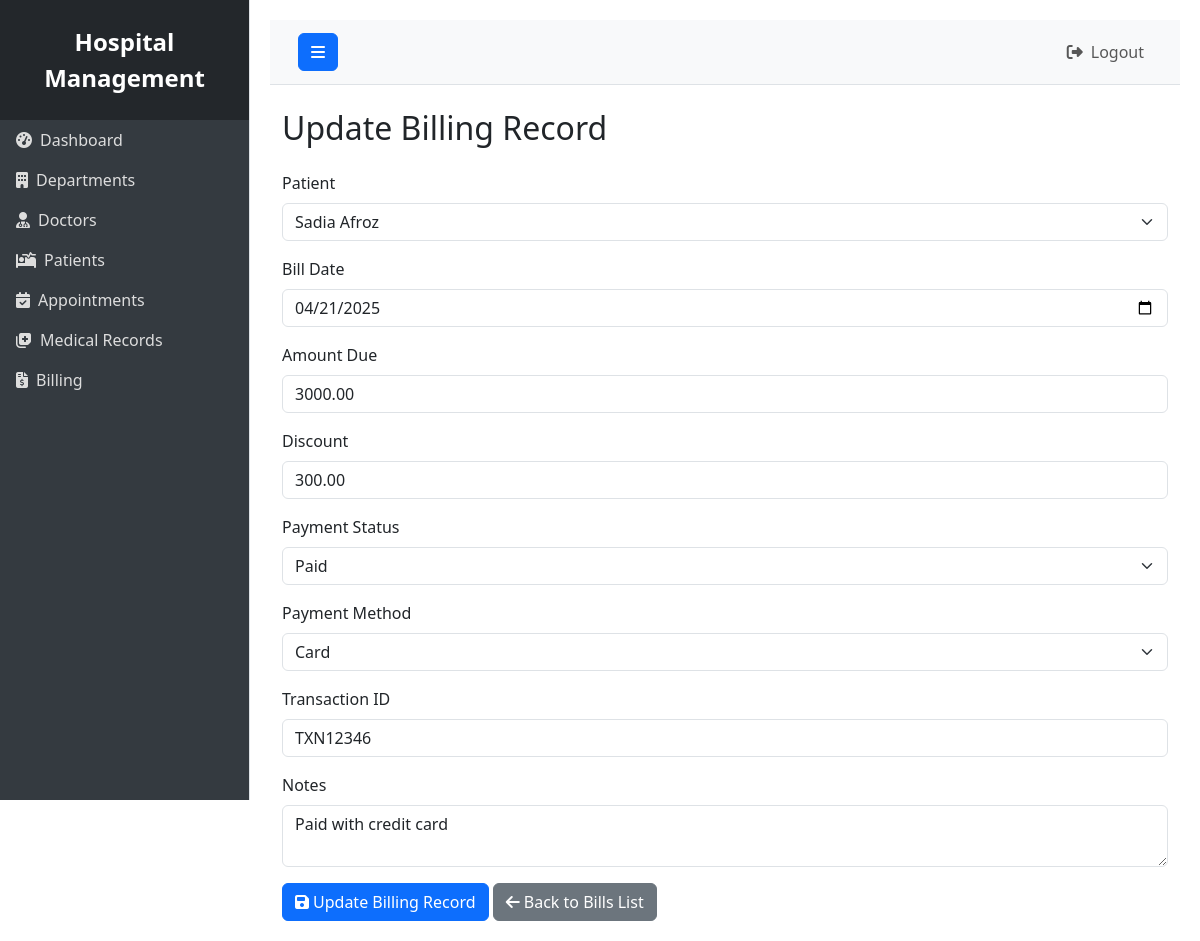
/billing/update.php?id=2 (signed in), run on the app's committed database.
### tables this page shows
CREATE TABLE `Billing` (
  `bill_id` int(11) NOT NULL,
  `patient_id` int(11) NOT NULL,
  `bill_date` date NOT NULL,
  `amount_due` decimal(10,2) NOT NULL,
  `discount` decimal(10,2) DEFAULT 0.00,
  `total_amount` decimal(10,2) GENERATED ALWAYS AS (`amount_due` - `discount`) STORED,
  `payment_status` enum('paid','unpaid','partial') DEFAULT 'unpaid',
  `payment_method` enum('cash','card','insurance','online') DEFAULT NULL,
  `transaction_id` varchar(100) DEFAULT NULL,
  `notes` text DEFAULT NULL
);

### billing/update.php (the view, shortened to what this page needs)
<?php
include('../includes/header.php');
include('../includes/sidebar.php');
include('../db.php');
$id = $_GET['id'];
$query = "SELECT * FROM Billing WHERE bill_id='$id'";
$result = $conn->query($query);
$bill = $result->fetch_assoc();
$patientQuery = "SELECT patient_id, CONCAT(first_name, ' ', last_name) AS patient_name FROM Patients";
$patientResult = $conn->query($patientQuery);
?>
<div class="container-fluid mt-4">
    <h2 class="mb-4">Update Billing Record</h2>
    <form method="post" action="">
        <div class="mb-3">
            <label for="patient_id" class="form-label">Patient</label>
            <select name="patient_id" id="patient_id" class="form-select" required>
                <?php while ($patient = $patientResult->fetch_assoc()) { ?>
                    <option value="<?php echo htmlspecialchars($patient['patient_id']); ?>" <?php if ($patient['patient_id'] == $bill['patient_id']) echo 'selected'; ?>>
                        <?php echo htmlspecialchars($patient['patient_name']); ?>
                    </option>
                <?php } ?>
            </select>
        </div>
        <div class="mb-3">
            <label for="bill_date" class="form-label">Bill Date</label>
            <input type="date" name="bill_date" id="bill_date" class="form-control" value="<?php echo htmlspecialchars($bill['bill_date']); ?>" required>
        </div>
        <div class="mb-3">
            <label for="amount_due" class="form-label">Amount Due</label>
            <input type="number" step="0.01" name="amount_due" id="amount_due" class="form-control" value="<?php echo htmlspecialchars($bill['amount_due']); ?>" required>
        </div>
        <div class="mb-3">
            <label for="discount" class="form-label">Discount</label>
            <input type="number" step="0.01" name="discount" id="discount" class="form-control" value="<?php echo htmlspecialchars($bill['discount']); ?>" required>
        </div>
        <div class="mb-3">
            <label for="payment_status" class="form-label">Payment Status</label>
            <select name="payment_status" id="payment_status" class="form-select" required>
                <option value="paid" <?php if ($bill['payment_status'] == 'paid') echo 'selected'; ?>>Paid</option>
            </select>
        </div>
        <div class="mb-3">
            <label for="payment_method" class="form-label">Payment Method</label>
            <select name="payment_method" id="payment_method" class="form-select">
                <option value="card" <?php if ($bill['payment_method'] == 'card') echo 'selected'; ?>>Card</option>
            </select>
        </div>
        <div class="mb-3">
            <label for="transaction_id" class="form-label">Transaction ID</label>
            <input type="text" name="transaction_id" id="transaction_id" class="form-control" value="<?php echo htmlspecialchars($bill['transaction_id']); ?>">
        </div>
        <div class="mb-3">
            <label for="notes" class="form-label">Notes</label>
            <textarea name="notes" id="notes" class="form-control" rows="2"><?php echo htmlspecialchars($bill['notes']); ?></textarea>
        </div>
        <button type="submit" name="update" class="btn btn-primary">
            <i class="fas fa-save me-1"></i>Update Billing Record
        </button>
        <a href="view_bills.php" class="btn btn-secondary">
            <i class="fas fa-arrow-left me-1"></i>Back to Bills List
        </a>
    </form>
</div>
<?php
include('../includes/footer.php');
?>

### data on the page
billing: patient_id "Sadia Afroz", bill_date "04/21/2025", amount_due "3000.00", discount "300.00", payment_status "Paid", payment_method "Card", transaction_id "TXN12346", notes "Paid with credit card"
